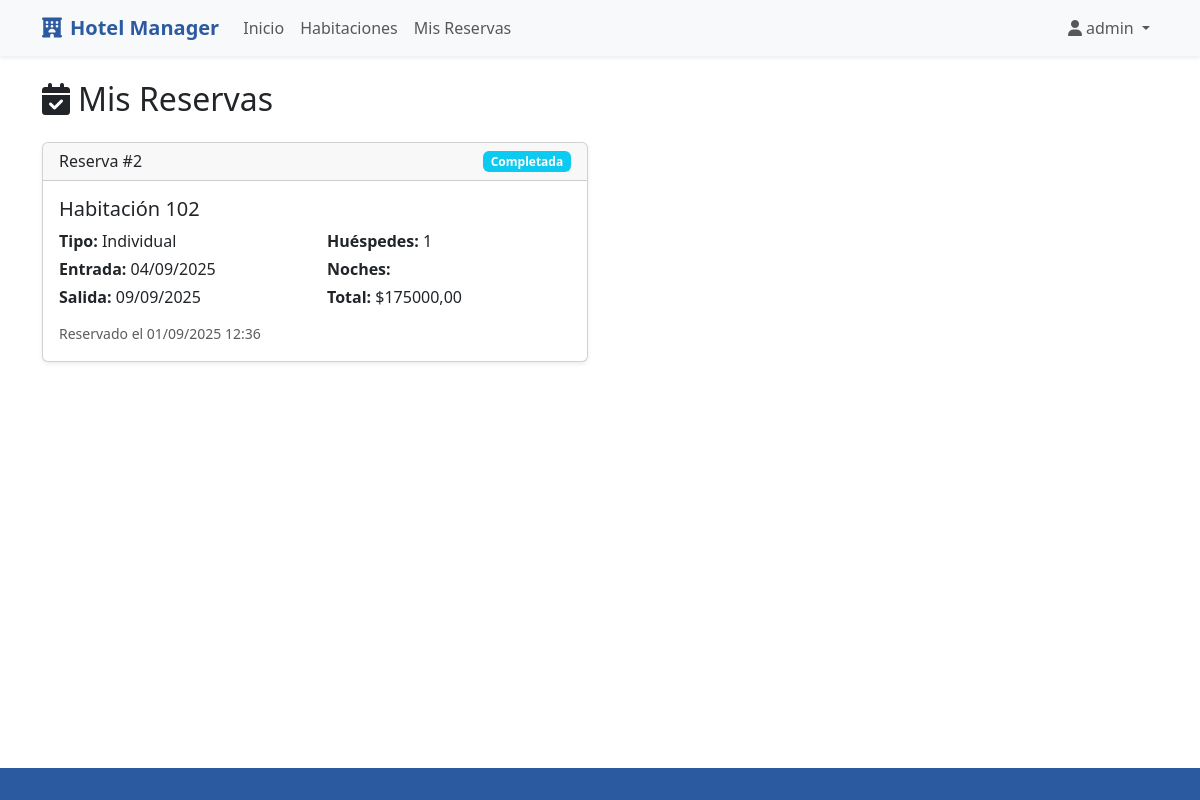
The page /mis-reservas/ (signed in) on the database as committed earlier.
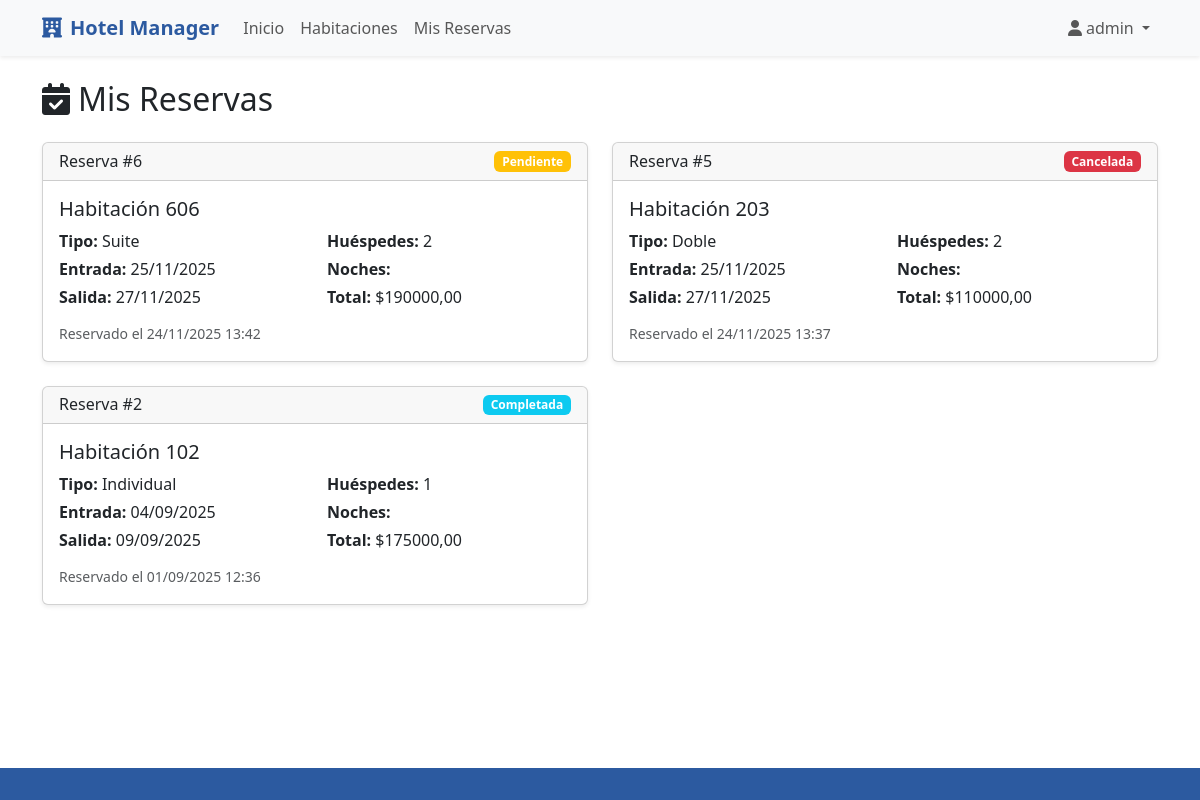
The same page on the database as committed later.
### hotel/models.py (models this page shows, shortened)
class Reserva(models.Model):
    ESTADOS_RESERVA = [
        ('pendiente', 'Pendiente'),
        ('confirmada', 'Confirmada'),
        ('cancelada', 'Cancelada'),
        ('completada', 'Completada'),
    ]
    cliente = models.ForeignKey(User, on_delete=models.CASCADE, related_name='reservas')
    habitacion = models.ForeignKey(Habitacion, on_delete=models.CASCADE, related_name='reservas')
    fecha_entrada = models.DateField()
    fecha_salida = models.DateField()
    numero_huespedes = models.PositiveIntegerField()
    estado = models.CharField(max_length=20, choices=ESTADOS_RESERVA, default='pendiente')
    precio_total = models.DecimalField(max_digits=12, decimal_places=2, null=True, blank=True)
    fecha_reserva = models.DateTimeField(auto_now_add=True)
    comentarios = models.TextField(blank=True)
    class Meta:
        verbose_name = "Reserva"
        verbose_name_plural = "Reservas"
        ordering = ['-fecha_reserva']
        indexes = [
            models.Index(fields=['habitacion', 'fecha_entrada', 'fecha_salida']),
            models.Index(fields=['estado']),
        ]
        permissions = [
            ("can_confirm_reservation", "Can confirm reservation"),
            ("can_cancel_reservation", "Can cancel reservation"),
        ]

class Habitacion(models.Model):
    ESTADOS = [
        ('disponible', 'Disponible'),
        ('ocupada', 'Ocupada'),
        ('mantenimiento', 'En Mantenimiento'),
    ]
    numero = models.CharField(max_length=10, unique=True)
    tipo = models.ForeignKey(TipoHabitacion, on_delete=models.PROTECT, related_name='habitaciones') #Deleted Protec para evitar borrados sin querer
    estado = models.CharField(max_length=20, choices=ESTADOS, default='disponible')
    piso = models.IntegerField()
    descripcion = models.TextField(blank=True)
    fecha_creacion = models.DateTimeField(auto_now_add=True)
    class Meta:
        verbose_name = "Habitación"
        verbose_name_plural = "Habitaciones"
        ordering = ['numero']
        indexes = [
            models.Index(fields=['numero']),
            models.Index(fields=['estado']),
        ]
        permissions = [
            ("can_change_room_state", "Can change room state"),
        ]

class TipoHabitacion(models.Model):
    TIPOS_HABITACION = [
        ('individual', 'Individual'),
        ('doble', 'Doble'),
        ('suite', 'Suite'),
        ('familiar', 'Familiar'),
    ]
    nombre = models.CharField(max_length=50, choices=TIPOS_HABITACION, unique=True)
    descripcion = models.TextField(blank=True)
    precio_por_noche = models.DecimalField(max_digits=10, decimal_places=2)
    capacidad_maxima = models.PositiveIntegerField()
    class Meta:
        verbose_name = "Tipo de Habitación"
        verbose_name_plural = "Tipos de Habitación"
        indexes = [
            models.Index(fields=['nombre']),
        ]
    def __str__(self):
        return self.get_nombre_display()

### hotel/views.py (the view)
# urls.py: path('mis-reservas/', views.mis_reservas, name='mis_reservas'),
@login_required
def mis_reservas(request):
    reservas = Reserva.objects.filter(cliente=request.user).order_by('-fecha_reserva')
    return render(request, 'hotel/mis_reservas.html', {'reservas': reservas})

### hotel/templates/hotel/mis_reservas.html (shortened to what this page needs)
{% extends 'hotel/base.html' %}
{% block contenido %}
<h2 class="mb-4">
    <i class="fas fa-calendar-check me-2"></i>Mis Reservas
</h2>
{% if reservas %}
    <div class="row">
        {% for reserva in reservas %}
            <div class="col-lg-6 mb-4">
                <div class="card shadow-sm">
                    <div class="card-header d-flex justify-content-between align-items-center">
                        <h6 class="mb-0">Reserva #{{ reserva.id }}</h6>
                        <span class="badge {% if reserva.estado == 'confirmada' %}bg-success{% elif reserva.estado == 'pendiente' %}bg-warning{% elif reserva.estado == 'cancelada' %}bg-danger{% else %}bg-info{% endif %}">
                            {{ reserva.get_estado_display }}
                        </span>
                    </div>
                    <div class="card-body">
                        <h5 class="card-title">Habitación {{ reserva.habitacion.numero }}</h5>
                        <div class="row">
                            <div class="col-sm-6">
                                <p class="mb-1"><strong>Tipo:</strong> {{ reserva.habitacion.tipo }}</p>
                                <p class="mb-1"><strong>Entrada:</strong> {{ reserva.fecha_entrada|date:"d/m/Y" }}</p>
                                <p class="mb-1"><strong>Salida:</strong> {{ reserva.fecha_salida|date:"d/m/Y" }}</p>
                            </div>
                            <div class="col-sm-6">
                                <p class="mb-1"><strong>Huéspedes:</strong> {{ reserva.numero_huespedes }}</p>
                                <p class="mb-1"><strong>Noches:</strong> {{ reserva.calcular_noches }}</p>
                                <p class="mb-1"><strong>Total:</strong> ${{ reserva.precio_total }}</p>
                            </div>
                        </div>
                        <div class="mt-2">
                            <small class="text-muted">
                                Reservado el {{ reserva.fecha_reserva|date:"d/m/Y H:i" }}
                            </small>
                        </div>
                    </div>
                </div>
            </div>
        {% endfor %}
    </div>
{% endif %}
{% endblock %}

Rows that differ between the two databases and show on the page:
added Reserva: id "6", estado "Pendiente", habitacion.numero "606", habitacion.tipo "Suite", fecha_entrada "25/11/2025", fecha_salida "27/11/2025", numero_huespedes "2", precio_total "190000,00", fecha_reserva "24/11/2025 13:42"
added Reserva: id "5", estado "Cancelada", habitacion.numero "203", habitacion.tipo "Doble", fecha_entrada "25/11/2025", fecha_salida "27/11/2025", numero_huespedes "2", precio_total "110000,00", fecha_reserva "24/11/2025 13:37"
